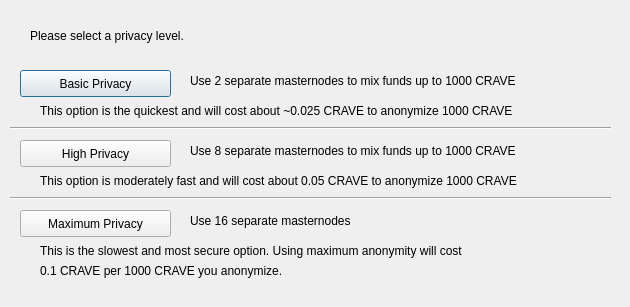
<?xml version="1.0" encoding="UTF-8"?>
<ui version="4.0">
 <class>DarksendConfig</class>
 <widget class="QDialog" name="DarksendConfig">
  <property name="geometry">
   <rect>
    <x>0</x>
    <y>0</y>
    <width>630</width>
    <height>307</height>
   </rect>
  </property>
  <property name="windowTitle">
   <string>Configure Darksend</string>
  </property>
  <widget class="QPushButton" name="buttonBasic">
   <property name="geometry">
    <rect>
     <x>20</x>
     <y>70</y>
     <width>151</width>
     <height>27</height>
    </rect>
   </property>
   <property name="text">
    <string>Basic Privacy</string>
   </property>
  </widget>
  <widget class="QPushButton" name="buttonHigh">
   <property name="geometry">
    <rect>
     <x>20</x>
     <y>140</y>
     <width>151</width>
     <height>27</height>
    </rect>
   </property>
   <property name="text">
    <string>High Privacy</string>
   </property>
  </widget>
  <widget class="QPushButton" name="buttonMax">
   <property name="geometry">
    <rect>
     <x>20</x>
     <y>210</y>
     <width>151</width>
     <height>27</height>
    </rect>
   </property>
   <property name="text">
    <string>Maximum Privacy</string>
   </property>
  </widget>
  <widget class="QLabel" name="label">
   <property name="geometry">
    <rect>
     <x>30</x>
     <y>20</y>
     <width>571</width>
     <height>31</height>
    </rect>
   </property>
   <property name="text">
    <string>Please select a privacy level.</string>
   </property>
  </widget>
  <widget class="QLabel" name="label_2">
   <property name="geometry">
    <rect>
     <x>190</x>
     <y>70</y>
     <width>421</width>
     <height>21</height>
    </rect>
   </property>
   <property name="text">
    <string>Use 2 separate masternodes to mix funds up to 1000 CRAVE</string>
   </property>
  </widget>
  <widget class="QLabel" name="label_3">
   <property name="geometry">
    <rect>
     <x>190</x>
     <y>140</y>
     <width>411</width>
     <height>21</height>
    </rect>
   </property>
   <property name="text">
    <string>Use 8 separate masternodes to mix funds up to 1000 CRAVE</string>
   </property>
  </widget>
  <widget class="QLabel" name="label_4">
   <property name="geometry">
    <rect>
     <x>190</x>
     <y>210</y>
     <width>421</width>
     <height>21</height>
    </rect>
   </property>
   <property name="text">
    <string>Use 16 separate masternodes</string>
   </property>
  </widget>
  <widget class="QLabel" name="label_6">
   <property name="geometry">
    <rect>
     <x>40</x>
     <y>100</y>
     <width>561</width>
     <height>21</height>
    </rect>
   </property>
   <property name="text">
    <string>This option is the quickest and will cost about ~0.025 CRAVE to anonymize 1000 CRAVE</string>
   </property>
  </widget>
  <widget class="QLabel" name="label_7">
   <property name="geometry">
    <rect>
     <x>40</x>
     <y>170</y>
     <width>561</width>
     <height>21</height>
    </rect>
   </property>
   <property name="text">
    <string>This option is moderately fast and will cost about 0.05 CRAVE to anonymize 1000 CRAVE</string>
   </property>
  </widget>
  <widget class="QLabel" name="label_8">
   <property name="geometry">
    <rect>
     <x>40</x>
     <y>240</y>
     <width>561</width>
     <height>21</height>
    </rect>
   </property>
   <property name="text">
    <string>This is the slowest and most secure option. Using maximum anonymity will cost</string>
   </property>
  </widget>
  <widget class="QLabel" name="label_9">
   <property name="geometry">
    <rect>
     <x>40</x>
     <y>260</y>
     <width>561</width>
     <height>21</height>
    </rect>
   </property>
   <property name="text">
    <string>0.1 CRAVE per 1000 CRAVE you anonymize.</string>
   </property>
  </widget>
  <widget class="Line" name="line">
   <property name="geometry">
    <rect>
     <x>10</x>
     <y>120</y>
     <width>601</width>
     <height>16</height>
    </rect>
   </property>
   <property name="orientation">
    <enum>Qt::Horizontal</enum>
   </property>
  </widget>
  <widget class="Line" name="line_2">
   <property name="geometry">
    <rect>
     <x>10</x>
     <y>190</y>
     <width>601</width>
     <height>16</height>
    </rect>
   </property>
   <property name="orientation">
    <enum>Qt::Horizontal</enum>
   </property>
  </widget>
 </widget>
 <resources/>
 <connections/>
</ui>
